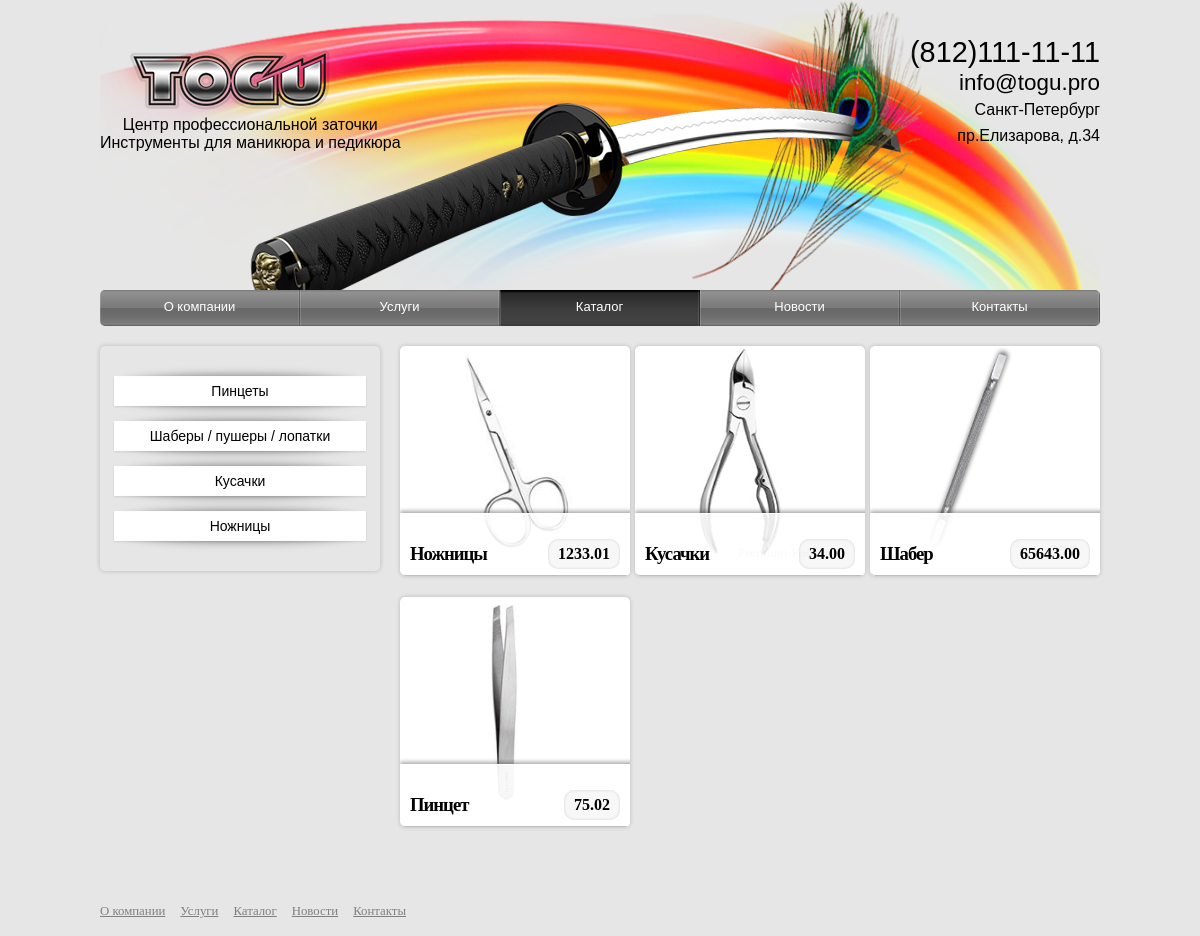
Page /gallery/ on the committed database.
### tools/models.py (models this page shows, shortened)
class MenuItem(models.Model):
    name = models.CharField(max_length=200)
    dest = models.CharField(max_length=200, default="/")
    position = models.IntegerField()

class ToolListItem(models.Model):
    name = models.CharField(max_length=200)
    position = models.IntegerField()

class Tool(models.Model):
    tool_list_item = models.ForeignKey(ToolListItem)
    tool_name = models.CharField(max_length=200)
    tool_image = models.ImageField(upload_to='upload')
    tool_price = models.DecimalField(max_digits=7, decimal_places=2)

### tools/views.py (the view)
# urls.py: url(r'^gallery/', views.gallery, name='gallery'),
def gallery(request):
	all_menu_items = models.MenuItem.objects.order_by('position')
	tool_list_item = models.ToolListItem.objects.order_by('position')
	all_tools = models.Tool.objects.all()
	context = {'menuitems': all_menu_items, 'toollistitems': tool_list_item, 'tools': all_tools}
	return render(request, 'tools/gallery.html', context)

### tools/templates/tools/gallery.html (shortened to what this page needs)
{% extends "tools/base.html" %}
{% load staticfiles %}
{% block main %}
<section>
            <div class="block">
                <ul>
					{% for toollistitem in toollistitems %}
                    <li class="box shadow">{{ toollistitem.name }}</li>
                    {% endfor %}
                </ul>
            </div>
            <div class="container">
                <ul id="grid">
					{% for tool in tools %}
                    <li class="open_popup" rel="popup1">
                        <div class="details" >
                            <h3>{{ tool.tool_name }}</h3>
                            <p>{{ tool.tool_price }}</p>
                        </div>
                        <a class="more" href="#info1"><img src="/{{ tool.tool_image }}"></a>
                    </li>
                    {% endfor %}
                </ul>
            </div>
        </section>
{% endblock main %}

### tools/templates/tools/base.html (shortened to what this page needs)
{% load staticfiles %}
<!DOCTYPE html>
<html>
	<head>
        <link rel="stylesheet" type="text/css" href="{% static 'tools/css/style.css' %}" />
		<link href="{% static 'tools/css/gallery.css' %}" rel="stylesheet">
    </head>
    <body>
        <header>
		    <div class="logo">
		            <a href="/"><img src="{% static 'tools/img/logon.png' %}" /></a>
		    </div>
		    <div class="head">
		            <img src="{% static 'tools/img/headb.png' %}">
		    </div>
            <div class="slogan">
                <p>Центр профессиональной заточки<br>Инструменты для маникюра и педикюра</p>
            </div>
		    <div class="address">
                <a id="phone" href="tel:8121111111">(812)111-11-11</a>
                <br>
                <a id="mail" href="#">info@togu.pro</a>
                <div>
                <a href="#">Санкт-Петербург<br>пр.Елизарова, д.34</a>
                </div>
            </div>
        </header>
		<div class="bar">
            <nav class="navbar">
                <ul>
                    {% for menuitem in menuitems %}
                    {% if request.path == menuitem.dest|add:"/" %}
                        <li class="selected"><span>{{ menuitem.name }}</span></li>
                    {% else %}
                        <a href="{{ menuitem.dest }}"><li><span>{{ menuitem.name }}</span></li></a>
                    {% endif %}
                    {% endfor %}
                </ul>
            </nav>
        </div>
        {% block main %}
        {% endblock main %}
        <footer class="menu">
            <ul>
                {% for menuitem in menuitems %}
                <li><a href="{{ menuitem.dest }}"><span>{{ menuitem.name }}</span></a></li>
                {% endfor %}
            </ul>
        </footer>
    </body>
</html>

### tools/static/tools/css/style.css (style rules this page uses)
html { height: 100%; }
body { margin: auto; min-width: 1000px; max-width: 1120px; width: 70%; background-color: #e6e6e6; height: auto !important; height: 100%; min-height: 100%; position: relative; }
header { background-image: url(../img/background.png); background-repeat: no-repeat; background-origin: content-box; height: 290px; margin: auto; max-width: 1120px; }
section { max-width: 1120px; margin: auto; position: relative; display: table; padding-bottom: 70px; }
section:after { content: '. .'; display: block; height: 0; word-spacing: 99in; overflow: hidden; }
footer { clear: both; height: 50px; position: absolute; bottom: 0; }
span { text-align: center; }
a { text-decoration: none; color: grey; }
.logo { float: left; margin: 50px 0 0 3%; width: 16%; }
.head { margin: 0 0 30px 150px; text-align: center; width: 62%; float:left; position: absolute; }
.address { font-size: 1em; line-height: 1.6em; margin-bottom: 0px; font-style: normal; text-align: right; font-family: Helvetica, "Lucida Sans Unicode", Verdana, sans-serif; margin: 40px 0 0 0; float: right; width: 20%; }
.address a { color: black; }
#phone { font-size: 1.8em; }
#mail { font-size: 1.4em; }
.slogan { position: absolute; text-align: center; margin-top: 100px; font-family: Helvetica, "Lucida Sans Unicode", Verdana, sans-serif; }
.bar { margin: auto; clear: both; max-width: 1120px; margin-bottom: 20px; }
.navbar { border-radius: 5px; -webkit-border-radius: 5px; -moz-border-radius: 5px; height: 36px; width: 100%; overflow: hidden; margin: 0 0 5px 0; text-align: center; position: relative; }
.navbar ul { list-style:none; padding: 0; margin: 0; }
.navbar li { background: url("../img/nav.png") repeat-x 0% 0%; width: 20%; float: left; height: 36px; padding: 7px 0 0; box-sizing: border-box; -webkit-box-sizing: border-box; -moz-box-sizing: border-box; border-width: 0 2px 0 1px; border-style: solid; border-color: transparent; border-image: url("../img/border.png") 0 2 0 1; -webkit-border-image: url("../img/border.png") 0 2 0 1; -moz-border-image: url("../img/border.png") 0 2 0 1; -o-border-image: url("../img/border.png") 0 2 0 1; }
.navbar .selected { background: url("../img/active.png") repeat-x 0% 0%; }
.navbar span { color: white; font: 13px/18px "Lucida Grande", "Lucida Sans Unicode", Helvetica, Arial, Verdana, sans-serif; }
.container ul { text-align: justify; padding: 0; margin: 7px 0 0; text-justify: newspaper; zoom: 1; }
.container ul:after { width: 100%; height: 0; visibility: hidden; overflow: hidden; content: ''; display: inline-block; }
.container ul li { background-color: white; box-shadow: 0 0 5px rgba(0,0,0,0.2); -webkit-box-sizing: border-box; -moz-box-sizing: border-box; box-sizing: border-box; width: 19.5%; height: 150px; display: inline-block; text-align: center; border-radius: 3px; -webkit-border-radius: 3px; -moz-border-radius: 3px; overflow: hidden; vertical-align: top; //display : inline; //zoom : 1; }
.menu ul { list-style: none; padding: 0; margin: 0; }
.menu li { float: left; margin: 15px 15px 15px 0; }
.menu a { color: grey; text-decoration: underline; font-size: 0.8em; }

### rows in the picture
MenuItem: name "О компании"
MenuItem: name "Услуги"
MenuItem: name "Каталог"
MenuItem: name "Новости"
MenuItem: name "Контакты"
ToolListItem: name "Пинцеты"
ToolListItem: name "Шаберы / пушеры / лопатки"
ToolListItem: name "Кусачки"
ToolListItem: name "Ножницы"
Tool: tool_name "Ножницы", tool_price "1233.01", tool_image (picture)
Tool: tool_name "Кусачки", tool_price "34.00", tool_image (picture)
Tool: tool_name "Шабер", tool_price "65643.00", tool_image (picture)
Tool: tool_name "Пинцет", tool_price "75.02", tool_image (picture)
